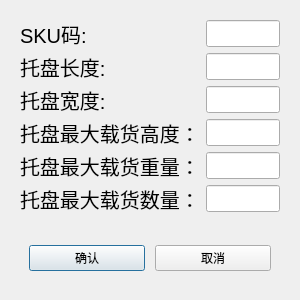
<?xml version="1.0" encoding="UTF-8"?>
<ui version="4.0">
 <class>sqlKeyEditDialog</class>
 <widget class="QDialog" name="sqlKeyEditDialog">
  <property name="geometry">
   <rect>
    <x>0</x>
    <y>0</y>
    <width>300</width>
    <height>300</height>
   </rect>
  </property>
  <property name="minimumSize">
   <size>
    <width>300</width>
    <height>300</height>
   </size>
  </property>
  <property name="maximumSize">
   <size>
    <width>300</width>
    <height>300</height>
   </size>
  </property>
  <property name="windowTitle">
   <string>Dialog</string>
  </property>
  <layout class="QGridLayout" name="gridLayout" rowstretch="5,1">
   <item row="0" column="0">
    <widget class="QWidget" name="widget" native="true">
     <layout class="QGridLayout" name="gridLayout_3">
      <item row="4" column="0">
       <widget class="QLabel" name="label_5">
        <property name="font">
         <font>
          <pointsize>15</pointsize>
         </font>
        </property>
        <property name="text">
         <string>托盘最大载货重量：</string>
        </property>
       </widget>
      </item>
      <item row="3" column="0">
       <widget class="QLabel" name="label_4">
        <property name="font">
         <font>
          <pointsize>15</pointsize>
         </font>
        </property>
        <property name="text">
         <string>托盘最大载货高度：</string>
        </property>
       </widget>
      </item>
      <item row="2" column="0">
       <widget class="QLabel" name="label_3">
        <property name="font">
         <font>
          <pointsize>15</pointsize>
         </font>
        </property>
        <property name="text">
         <string>托盘宽度:</string>
        </property>
       </widget>
      </item>
      <item row="0" column="1">
       <widget class="QLineEdit" name="lineEdit_skuCode">
        <property name="font">
         <font>
          <pointsize>15</pointsize>
         </font>
        </property>
       </widget>
      </item>
      <item row="0" column="0">
       <widget class="QLabel" name="label">
        <property name="font">
         <font>
          <pointsize>15</pointsize>
         </font>
        </property>
        <property name="text">
         <string>SKU码:</string>
        </property>
       </widget>
      </item>
      <item row="5" column="0">
       <widget class="QLabel" name="label_6">
        <property name="font">
         <font>
          <pointsize>15</pointsize>
         </font>
        </property>
        <property name="text">
         <string>托盘最大载货数量：</string>
        </property>
       </widget>
      </item>
      <item row="1" column="0">
       <widget class="QLabel" name="label_2">
        <property name="font">
         <font>
          <pointsize>15</pointsize>
         </font>
        </property>
        <property name="text">
         <string>托盘长度:</string>
        </property>
       </widget>
      </item>
      <item row="1" column="1">
       <widget class="QLineEdit" name="lineEdit_TrayLength">
        <property name="font">
         <font>
          <pointsize>15</pointsize>
         </font>
        </property>
       </widget>
      </item>
      <item row="2" column="1">
       <widget class="QLineEdit" name="lineEdit_TrayWidth">
        <property name="font">
         <font>
          <pointsize>15</pointsize>
         </font>
        </property>
       </widget>
      </item>
      <item row="3" column="1">
       <widget class="QLineEdit" name="lineEdit_TrayMaxHeight">
        <property name="font">
         <font>
          <pointsize>15</pointsize>
         </font>
        </property>
       </widget>
      </item>
      <item row="4" column="1">
       <widget class="QLineEdit" name="lineEdit_TrayMaxWeight">
        <property name="font">
         <font>
          <pointsize>15</pointsize>
         </font>
        </property>
       </widget>
      </item>
      <item row="5" column="1">
       <widget class="QLineEdit" name="lineEdit_TrayMaxNumber">
        <property name="font">
         <font>
          <pointsize>15</pointsize>
         </font>
        </property>
       </widget>
      </item>
     </layout>
    </widget>
   </item>
   <item row="1" column="0">
    <widget class="QWidget" name="widget_2" native="true">
     <layout class="QGridLayout" name="gridLayout_2">
      <property name="horizontalSpacing">
       <number>40</number>
      </property>
      <property name="verticalSpacing">
       <number>15</number>
      </property>
      <item row="0" column="0">
       <widget class="QWidget" name="widget_3" native="true">
        <layout class="QGridLayout" name="gridLayout_4">
         <property name="horizontalSpacing">
          <number>10</number>
         </property>
         <item row="0" column="0">
          <widget class="QPushButton" name="pushButton_confirm">
           <property name="sizePolicy">
            <sizepolicy hsizetype="Minimum" vsizetype="Minimum">
             <horstretch>0</horstretch>
             <verstretch>0</verstretch>
            </sizepolicy>
           </property>
           <property name="text">
            <string>确认</string>
           </property>
          </widget>
         </item>
         <item row="0" column="1">
          <widget class="QPushButton" name="pushButton_cancle">
           <property name="sizePolicy">
            <sizepolicy hsizetype="Minimum" vsizetype="Minimum">
             <horstretch>0</horstretch>
             <verstretch>0</verstretch>
            </sizepolicy>
           </property>
           <property name="text">
            <string>取消</string>
           </property>
          </widget>
         </item>
        </layout>
       </widget>
      </item>
     </layout>
    </widget>
   </item>
  </layout>
 </widget>
 <resources/>
 <connections/>
</ui>
